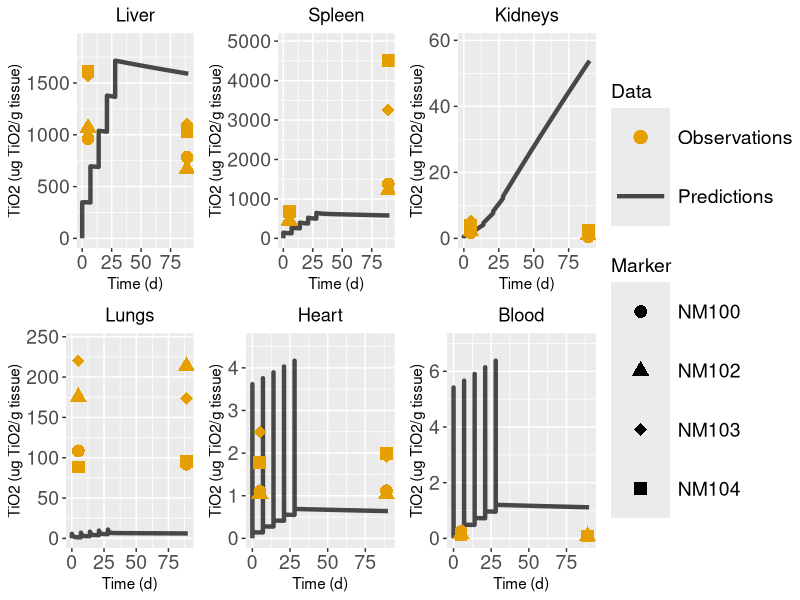

Here is the R script that generated this plot: (Note: this script raises an error after producing the figure.)
library(deSolve)
setwd("/Users/ptsir/Documents/GitHub/PBK_Grouping/TiO2/Validation")


#####################################
### Function to create Parameters ###
#####################################
create.params <- function(user_input){
  with( as.list(user_input),{
    ### Important!!! each compartment has a specific index vectors Tissue_fractions, Regional_flow_fractions, Capillary_fractions and cannot be changed
    # The index of each compartment:
    #Rest of Body (rob) --> 1
    #Heart (ht) --> 2
    #Kidneys (ki) --> 3
    #Brain (br) --> 4
    #Spleen (spl) --> 5
    #Lungs (lu) --> 6
    #Liver (li) --> 7
    #Uterus (ut) --> 8
    #Bone (bone) --> 9
    #Adipose (ad) --> 10
    #Skin (skin) --> 11
    #Muscles (mu) --> 12
    #Gastrointestinal track (GIT) --> 13
    
    
    comp_names <- list( "RoB"="RoB","Heart"="Heart", "Kidneys"="Kidneys", "Brain"= NA, "Spleen"="Spleen",
                        "Lungs"="Lungs", "Liver"="Liver", "Uterus"=NA, "Bone"="Bone", "Adipose"=NA, "Skin"=NA,
                        "Muscles"=NA, "GIT"="GIT") #used as input in function, compartments that are used in pbpk
    
    
    # List with names of all possible compartments
    all_comps <- list("RoB"="RoB","Heart"="Heart", "Kidneys"="Kidneys", "Brain"="Brain", "Spleen"="Spleen",
                      "Lungs"="Lungs", "Liver"="Liver", "Uterus"="Uterus", "Bone"="Bone", "Adipose"="Adipose", "Skin"="Skin", "Muscles"="Muscles",
                      "GIT"="GIT") # List with names of all possible compartments
    
    ### Density of tissues/organs
    d_tissue <- 1 #g/ml
    d_skeleton <- 1.92 #g/ml
    d_adipose <- 0.940 #g/ml
    
    Q_total <- (1.54*mass^0.75)*60 # Total Cardiac Output (ml/h)
    
    Total_Blood <- 0.06*mass+0.77 # Total blood volume (ml)
    
    fr_ad <- 0.0199*mass + 1.644 # w in g,  Brown et al.1997 p.420. This equation gives the  adipose % of body weight 
    
    
    # Physiological parameters units
    # V_blood, V_ven, V_art (ml): Volume of total blood, venous blood and arterial blood
    # w_i (g):                    mass of tissue or organ "i"
    # V_tis_i (ml):                volume of tissue or organ "i"
    # V_cap_i (ml):                volume of capillary blood in tissue "i"
    # Q_i, Q_total (ml/h):        regional blood flow of tissue or organ "i"
    
    fractions <- matrix(rep(NA, 4*13), ncol = 4)
    colnames(fractions) <- c("Tissue.weight.fraction.(%.of.BW)", "Regional.flow.fractions.(%.of.total.cardiac.output)",
                             "Capillary.fractions.(fraction.of.tissue.volume)", "Macrophage.fractions.(fraction.of.tissue.volume)" )
    fractions[,1] <- c(NA, 0.33, 0.730, 0.570, 0.200, 0.500, 3.660, 0.011, 10.000, NA, 19.030, 40.000, 2.700)
    fractions[,2] <- c(NA, 4.90, 14.10, 2.00, 1.22, 100.00, 17.40, 1.11, 12.20, 7.00, 5.80, 27.80, 14.00)
    fractions[,3] <- c(0.0400, 0.2600, 0.1600, 0.0300, 0.2200, 0.3600, 0.2100, 0.0770, 0.0400, 0.0055, 0.0200, 0.0143, 0.0500)
    fractions[,4] <- c(0.02, 0.02, 0.02, 0.04, 0.30, 0.04, 0.10, 0.02, 0.04, 0.04, 0.02, 0.02, NA)
    rownames(fractions) <- all_comps
    
    #Tissue weight fraction 
    Tissue_fractions <- fractions[,1]/100 # % of BW. Na values refers to the volume of the rest organs(RoB)
    Tissue_fractions[10] <- fr_ad/100
    #Regional blood flow fraction
    Regional_flow_fractions <- fractions[,2]/100 # % of total cardiac output
    #Capillary volume fractions (fractions of tissue volume)
    Capillary_fractions <- fractions[,3] # of tissue volume
    
    
    W_tis <- rep(0,length(comp_names))
    V_tis <- rep(0,length(comp_names))
    V_cap <- rep(0,length(comp_names))
    W_macro <- rep(0,length(comp_names))  #one more for blood compartment
    Q <- rep(0,length(comp_names))
    
    # The following values were calculated by dividing the %ID/ g tissue with the %ID w/o free 48 from Table 2 of Kreyling et al. (2017)
    # Thus, they represent the average mass, in grams, of the respective tissues in each time group.
    liver_expw <- mean(c(8.57, 8.92, 9.30, 8.61, 9.20))
    spleen_expw <- mean(c(0.93, 0.75, 0.97, 0.68, 0.71))
    kidneys_expw <- mean(c(2.27, 2.36, 2.44, 2.11, 2.26))
    lungs_expw <- mean(c(1.87, 1.60, 1.80, 1.48, 1.31))
    heart_expw <- mean(c(0.89, 1.00, 1.00, 1.00, 0.88))
    blood_expw <- mean(c(16.52, 17.45, 15.33, 18.50, 18.00))
    carcass_expw <- mean(c(206.00, 203.33, 184.00, 202.00, 203.75))
    skeleton_expw <- mean(c(26.15, 27.50, 25.56, 25.79, 25.26))
    soft_tissues <- mean(c(228.57, 253.85, 214.29, 225.93, 231.04))
    
    # ### Calculation of tissue weights  
    # W_tis[2] <- heart_expw
    # W_tis[3] <- kidneys_expw
    # W_tis[5] <- spleen_expw
    # W_tis[6] <- lungs_expw
    # W_tis[7] <- liver_expw
    # W_tis[9] <- skeleton_expw
    # W_tis[13] <- Tissue_fractions[13]*mass
    # 
    
    for (i in 1:length(comp_names)) {
      control <- comp_names[i]
      
      Regional_flow_fractions[i] <- ifelse(is.na(control), NA, Regional_flow_fractions[i])
      Capillary_fractions[i] <- ifelse(is.na(control), NA, Capillary_fractions[i])
      Tissue_fractions[i] <- ifelse(is.na(control), NA, Tissue_fractions[i])
      ###Calculation of tissue volumes
      W_tis[i] <- mass*Tissue_fractions[i]
      if (i==9){
        V_tis[i] <- W_tis[i]/d_skeleton
      } else if(i==10){
        V_tis[i] <- W_tis[i]/d_adipose
      } else{
        V_tis[i] <- W_tis[i]/d_tissue 
      }
      
      ###Calculation of capillary volumes
      V_cap[i] <- V_tis[i]*Capillary_fractions[i]
      
      ###Calculation of regional blood flows
      Q[i] <- Q_total*Regional_flow_fractions[i]
    }
    
    
    ### Calculations for "Soft tissue" compartment
    W_tis[1] <- mass - sum(W_tis[2:length(W_tis)], na.rm = TRUE)-Total_Blood
    V_tis[1] <- W_tis[1]/d_adipose     
    Q[1] <- Q_total - sum(Q[2:length(Q)],na.rm = TRUE) + Q[6]
    V_cap[1] <- V_tis[1]*Capillary_fractions[1] #Total_Blood - Vven - Vart - sum(V_cap[2:length(V_cap)], na.rm = TRUE)
    
    parameters <- matrix(c(W_tis[],V_tis[],V_cap[],Q[],W_macro[]), ncol = 5)
    colnames(parameters) <- c("W_tis", "V_tis", "V_cap", "Q", "W_macro")
    rownames(parameters) <- all_comps
    
    Vven=0.64*Total_Blood
    Vart=0.15*Total_Blood
    Wm_ven=0.01*Vven
    Wm_art=0.01*Vart
    
    return(list(
      "Q_total"=Q_total, "V_blood"=Total_Blood, "V_ven"=Vven, "V_art"=Vart,
      
      "w_rob"=parameters[1,1], "w_ht"=parameters[2,1], "w_ki"=parameters[3,1], "w_spl"=parameters[5,1], "w_lu"=parameters[6,1], "w_li"=parameters[7,1], "w_bone"=parameters[9,1], "w_git"=parameters[13,1],
      
      "V_tis_rob"=parameters[1,2], "V_tis_ht"=parameters[2,2], "V_tis_ki"=parameters[3,2], "V_tis_spl"=parameters[5,2], "V_tis_lu"=parameters[6,2], "V_tis_li"=parameters[7,2], "V_tis_bone"=parameters[9,2], "V_tis_git"=parameters[13,2], 
      
      "V_cap_rob"=parameters[1,3], "V_cap_ht"=parameters[2,3], "V_cap_ki"=parameters[3,3], "V_cap_spl"=parameters[5,3], "V_cap_lu"=parameters[6,3], "V_cap_li"=parameters[7,3], "V_cap_bone"=parameters[9,3], "V_cap_git"=parameters[13,3],
      
      "Q_rob"=parameters[1,4], "Q_ht"=parameters[2,4], "Q_ki"=parameters[3,4], "Q_spl"=parameters[5,4], "Q_lu"=parameters[6,4], "Q_li"=parameters[7,4], "Q_bone"=parameters[9,4], "Q_git"=parameters[13,4],
      "dose" = dose, "administration" = administration_time
      
    ))
  })
}


#===============================================
#2. Function to create initial values for ODEs 
#===============================================

create.inits <- function(parameters){
  with( as.list(parameters),{
    M_ht<-0; M_lu<-0; M_li<-0; M_spl<-0; M_ki<-0; M_git<-0; M_bone<-0; M_rob<-0;
    
    M_cap_ht<-0; M_cap_lu<-0; M_cap_li<-0; M_cap_spl<-0; M_cap_ki<-0; M_cap_git<-0; M_cap_bone<-0; M_cap_rob<-0;
    
    M_lumen <- 0;
    M_ven<-0; M_art<-0
    M_feces<-0; M_urine<-0 
    
    return(c("M_ht" = M_ht, "M_lu" = M_lu, 
             "M_li" = M_li, "M_spl" = M_spl, 
             "M_ki" = M_ki, "M_git" = M_git, 
             "M_bone" = M_bone,"M_rob"=M_rob,
             
             "M_cap_ht" = M_cap_ht, "M_cap_lu" = M_cap_lu, 
             "M_cap_li" = M_cap_li, "M_cap_spl" = M_cap_spl, 
             "M_cap_ki" = M_cap_ki, "M_cap_git" = M_cap_git, 
             "M_cap_bone" = M_cap_bone,"M_cap_rob"=M_cap_rob,
             
             "M_lumen" = M_lumen,
             "M_ven" = M_ven, "M_art" = M_art, "M_feces" = M_feces, "M_urine" = M_urine))
    
  })
}

#==============
#3.Function for creating events #
#==============
create.events<- function(parameters){
  with( as.list(parameters),{
    
    ldose <- length(dose)
    ltimes <- length(administration)
    
    addition <- dose
    if (ltimes == ldose){
      events <- list(data = rbind(data.frame(var = "M_ven",  time = administration, 
                                             value = addition, method = c("add")) ))
    }else{
      stop("The times when the drug is injected should be equal in number to the doses")
    }
    
    
    return(events)
  }) 
}

###################
# 4.Custom function 
###################

custom.func <- function(){
  return()
}


#==============
#5. ODEs System
#==============
ode.func <- function(time, Initial.values, Parameters, custom.func){
  with( as.list(c(Initial.values, Parameters)),{
    
    position <- c(1,2,3,4,3,1,5,1,6,7,6,8,7,6,9,10)
    fit_pars <-exp(c(-0.133735, 2.122784, 7.684528, 6.6723, 1.761389, -2.18345, 
                     -9.489032, -2.726946, -6.120888, -8.849567, -2.124971, -9.946329)) 
    
    P_ht <- fit_pars[position[1]]
    P_lu <- fit_pars[position[2]]
    P_li <- fit_pars[position[3]]
    P_spl <- fit_pars[position[4]]
    P_ki <- fit_pars[position[5]]
    P_git <- fit_pars[position[6]]
    P_bone <- fit_pars[position[7]]
    P_rob <- fit_pars[position[8]]
    
    x_ht <- fit_pars[position[9]]
    x_lu <- fit_pars[position[10]]
    x_li <- fit_pars[position[11]]
    x_spl <- fit_pars[position[12]]
    x_ki <- fit_pars[position[13]]
    x_git <- fit_pars[position[14]]
    x_bone <- fit_pars[position[15]]
    x_rob <- fit_pars[position[16]]
    
    CLE_f <- fit_pars[length(fit_pars)-1]
    CLE_h <- fit_pars[length(fit_pars)]
    CLE_u <- 0
    
    
    # Concentrations (micro grams of NPs)/(g tissue)
    C_ht <- M_ht/w_ht
    C_cap_ht <- M_cap_ht/V_cap_ht
    C_lu <- M_lu/w_lu
    C_cap_lu <- M_cap_lu/V_cap_lu
    C_li <- M_li/w_li
    C_cap_li <- M_cap_li/V_cap_li
    C_spl <- M_spl/w_spl
    C_cap_spl <- M_cap_spl/V_cap_spl
    C_ki <- M_ki/w_ki
    C_cap_ki <- M_cap_ki/V_cap_ki
    C_git <- M_git/w_git
    C_cap_git <- M_cap_git/V_cap_git
    C_bone <- M_bone/w_bone
    C_cap_bone <- M_cap_bone/V_cap_bone
    C_rob <- M_rob/w_rob
    C_cap_rob <- M_cap_rob/V_cap_rob
    
    C_ven <- M_ven/V_ven
    C_art <- M_art/V_art
    
    # Heart
    dM_cap_ht <- Q_ht*(C_art - C_cap_ht) - x_ht*Q_ht*(C_cap_ht - C_ht/P_ht)
    dM_ht <- x_ht*Q_ht*(C_cap_ht - C_ht/P_ht) 
    
    # Lungs
    dM_cap_lu <- Q_total*(C_ven - C_cap_lu) - x_lu*Q_total*(C_cap_lu - C_lu/P_lu)
    dM_lu <-  x_lu*Q_total*(C_cap_lu - C_lu/P_lu)
    
    # Liver 
    dM_cap_li <- Q_li*(C_art - C_cap_li) + Q_spl*(C_cap_spl - C_cap_li) + Q_git*(C_cap_git - C_cap_li) -
      x_li*(Q_li+Q_git+Q_spl)*(C_cap_li - C_li/P_li)
    dM_li <- x_li*(Q_li+Q_git+Q_spl)*(C_cap_li - C_li/P_li) - CLE_h*M_li
    
    # Spleen
    dM_cap_spl <- Q_spl*(C_art - C_cap_spl) - x_spl*Q_spl*(C_cap_spl - C_spl/P_spl)
    dM_spl <- x_spl*Q_spl*(C_cap_spl - C_spl/P_spl) 
    
    # Kidneys
    dM_cap_ki <- Q_ki*(C_art - C_cap_ki) - x_ki*Q_ki*(C_cap_ki - C_ki/P_ki)- CLE_u*M_cap_ki
    dM_ki <- x_ki*Q_ki*(C_cap_ki - C_ki/P_ki) 
    
    # GIT - Gastrointestinal Track
    dM_cap_git <- Q_git*(C_art - C_cap_git) - x_git*Q_git*(C_cap_git - C_git/P_git)
    dM_git <- x_git*Q_git*(C_cap_git - C_git/P_git) 
    dM_lumen <- CLE_h*M_li - CLE_f *M_lumen 
    
    # Bone
    dM_cap_bone <- Q_bone*(C_art - C_cap_bone) - x_bone*Q_bone*(C_cap_bone - C_bone/P_bone)
    dM_bone <- x_bone*Q_bone*(C_cap_bone - C_bone/P_bone) 
    
    
    # RoB - Rest of Body
    dM_cap_rob <- Q_rob*(C_art - C_cap_rob) - x_rob*Q_rob*(C_cap_rob - C_rob/P_rob)
    dM_rob <- x_rob*Q_rob*(C_cap_rob - C_rob/P_rob) 
    
    # Urine
    dM_urine <- CLE_u*M_cap_ki
    
    # Feces
    dM_feces <- CLE_f*M_lumen
    
    # Venous Blood
    dM_ven <- Q_ht*C_cap_ht + (Q_li + Q_spl+Q_git)*C_cap_li + Q_ki*C_cap_ki +
      Q_bone*C_cap_bone + Q_rob*C_cap_rob - Q_total*C_ven
    
    # Arterial Blood
    dM_art <-  Q_total*C_cap_lu - Q_total*C_art
    
    Blood_total <- M_ven + M_art + M_cap_ht + M_cap_lu +M_cap_li+M_cap_spl+
      M_cap_ki+ M_cap_git+M_cap_bone+M_cap_rob
    Blood <- Blood_total/(V_blood)
    
    C_git_total <- (M_git+M_lumen)/w_git
    
    list(c("dM_ht" = dM_ht, "dM_lu" = dM_lu, 
           "dM_li" = dM_li, "dM_spl" = dM_spl, 
           "dM_ki" = dM_ki, "dM_git" = dM_git, 
           "dM_bone" = dM_bone,"dM_rob"=dM_rob,
           
           "dM_cap_ht" = dM_cap_ht, "dM_cap_lu" = dM_cap_lu, 
           "dM_cap_li" = dM_cap_li, "dM_cap_spl" = dM_cap_spl, 
           "dM_cap_ki" = dM_cap_ki, "dM_cap_git" = dM_cap_git, 
           "dM_cap_bone" = dM_cap_bone,"dM_cap_rob"=dM_cap_rob,
           
           "dM_lumen" = dM_lumen,
           "dM_ven" = dM_ven, "dM_art" = dM_art, "dM_feces" = dM_feces, "dM_urine" = dM_urine),
         
         "Heart" = M_ht+M_cap_ht, "Lungs" = M_lu + M_cap_lu, "Liver" = M_li + M_cap_li,
         "Spleen" = M_spl + M_cap_spl, "Kidneys" = M_ki + M_cap_ki,
         "Git" = M_git+M_lumen + M_cap_git, "Bone" = M_bone + M_cap_bone,
         "RoB" = M_rob + M_cap_rob, "Blood" = M_ven + M_art,
         
         
         "C_Blood"=Blood,
         "C_Heart"=C_ht, "C_Lungs"=C_lu, "C_Liver"=C_li, "C_Spleen"=C_spl,
         "C_Kidneys"=C_ki, "C_Git"=C_git_total, "C_Bone"=C_bone, "C_RoB"=C_rob,
         "Feces"=M_feces, "Urine"=M_urine)
  })
}

##############################
### Load experimental data ###
##############################
Mr_Ti <- 47.867
Mr_TiO2 <- 47.867 + 32
# Load the mean values 
# The units of the values are ug Ti per g of tissue
NM100_single <- openxlsx::read.xlsx("Data/Garaets_data/Female_NM100.xlsx", sheet=1,  colNames = T, rowNames = F)
NM100_single[,-1] <- NM100_single[,-1] * Mr_TiO2/Mr_Ti
NM100_repeated <- openxlsx::read.xlsx("Data/Garaets_data/Female_NM100.xlsx", sheet=2,  colNames = T, rowNames = F)
NM100_repeated[,-1] <- NM100_repeated[,-1] * Mr_TiO2/Mr_Ti

NM102_single <- openxlsx::read.xlsx("Data/Garaets_data/Female_NM102.xlsx", sheet=1,  colNames = T, rowNames = F)
NM102_single[,-1] <- NM102_single[,-1] * Mr_TiO2/Mr_Ti
NM102_repeated <- openxlsx::read.xlsx("Data/Garaets_data/Female_NM102.xlsx", sheet=2,  colNames = T, rowNames = F)
NM102_repeated[,-1] <- NM102_repeated[,-1] * Mr_TiO2/Mr_Ti

NM103_single <- openxlsx::read.xlsx("Data/Garaets_data/Female_NM103.xlsx", sheet=1,  colNames = T, rowNames = F)
NM103_single[,-1] <- NM103_single[,-1] * Mr_TiO2/Mr_Ti
NM103_repeated <- openxlsx::read.xlsx("Data/Garaets_data/Female_NM103.xlsx", sheet=2,  colNames = T, rowNames = F)
NM103_repeated[,-1] <- NM103_repeated[,-1] * Mr_TiO2/Mr_Ti

NM104_single <- openxlsx::read.xlsx("Data/Garaets_data/Female_NM104.xlsx", sheet=1,  colNames = T, rowNames = F)
NM104_single[,-1] <- NM104_single[,-1] * Mr_TiO2/Mr_Ti
NM104_repeated <- openxlsx::read.xlsx("Data/Garaets_data/Female_NM104.xlsx", sheet=2,  colNames = T, rowNames = F)
NM104_repeated[,-1] <- NM104_repeated[,-1] * Mr_TiO2/Mr_Ti

data_list <- list("NM100_single"=NM100_single, "NM100_repeated"=NM100_repeated,
                   "NM102_single"=NM102_single, "NM102_repeated"=NM102_repeated,
                   "NM103_single"=NM103_single, "NM103_repeated"=NM103_repeated,
                   "NM104_single"=NM104_single, "NM104_repeated"=NM104_repeated)



Body_mass <- 174 # g
Dose_per_rat <- 2.3*1000 #ug/rat

####################
### User's INPUT ###
####################
mass <- Body_mass # g  

# Single dose experiments
dose <- Dose_per_rat # ug TiO2
administration_time = 0
user_input <-list("dose" = dose, "mass" = mass, "administration_time" = administration_time)
params<-create.params(user_input)
inits <- create.inits(params)
events_single <- create.events(params)
sample_time_single <- seq(0, 90*24, 0.5)

solution_single <- data.frame(ode(times = sample_time_single,  func = ode.func, y = inits, parms = params, 
                           custom.func = custom.func, method="lsodes",  events = events_single))
predictions_single <- solution_single[,c('time', 'C_Liver', 'C_Spleen', 'C_Kidneys', "C_Lungs", "C_Heart", "C_Blood")]
names(predictions_single)[2:7] <- c("Liver", "Spleen", "Kidneys", "Lungs", "Heart", "Blood")

# Repeated dose experiment
dose <- rep(Dose_per_rat, 5) # ug TiO2
administration_time = seq(0,4)*7*24
user_input <-list("dose" = dose, "mass" = mass, "administration_time" = administration_time)
params<-create.params(user_input)
inits <- create.inits(params)
events_repeated <- create.events(params)
sample_time_repeated <- seq(0, 90*24, 0.5)

solution_repeated <- data.frame(ode(times = sample_time_repeated,  func = ode.func, y = inits, parms = params, 
                           custom.func = custom.func, method="lsodes",  events = events_repeated))

predictions_repeated <- solution_repeated[,c('time', 'C_Liver', 'C_Spleen', 'C_Kidneys', "C_Lungs", "C_Heart", "C_Blood")]
names(predictions_repeated)[2:7] <- c("Liver", "Spleen", "Kidneys", "Lungs", "Heart", "Blood")

predictions_list <- list("predictions_single"=predictions_single,
                         "predictions_repeated"=predictions_repeated)

library(ggplot2)

# Defining the linetype and colour of each curve
cls <-  c("Predictions" = "#000000", "Observations" = "#E69F00")
shapes <- c("NM100" = 16, "NM102" = 17, "NM103" = 18, "NM104"=15)  # You can choose different shapes for each layer

create.plots <- function(exp_data_list, predictions, compartment, y_max =NULL){  
  if(is.null(y_max)){
    y_max = max(c(max(exp_data_list[[1]][compartment]),
                  max(exp_data_list[[2]][compartment]),
                  max(exp_data_list[[3]][compartment]), 
                  max(exp_data_list[[4]][compartment]), 
                  max(predictions[compartment])))
  }
  
  test_plot = ggplot()+
    geom_line(data=predictions, aes(x= time/24, y= !!as.name(compartment), color = "Predictions"), size=1.5,alpha = 0.7) +
    geom_point(data=exp_data_list[[1]], aes(x=Time, y= !!as.name(compartment), color='Observations', shape = 'NM100'), size=4)+
    geom_point(data=exp_data_list[[2]], aes(x=Time, y= !!as.name(compartment), color='Observations', shape = 'NM102'), size=4)+
    geom_point(data=exp_data_list[[3]], aes(x=Time, y= !!as.name(compartment), color='Observations', shape = 'NM103'), size=4)+
    geom_point(data=exp_data_list[[4]], aes(x=Time, y= !!as.name(compartment), color='Observations', shape = 'NM104'), size=4)+
    #scale_y_continuous(trans='log10')+
    ylim(0, 1.1*y_max)+
    labs(title = compartment, 
         y = "TiO2 (ug TiO2/g tissue)",
         x = "Time (d)")+
    theme(plot.title = element_text(hjust = 0.5))+
    scale_color_manual("Data", values=cls)+
    scale_shape_manual("Marker", values = shapes) +
    theme(legend.key.size = unit(1.5, 'cm'),  
          legend.title = element_text(size=14),
          legend.text = element_text(size=14),
          axis.text = element_text(size = 14))
  
  #print(test_plot)
  
}

# Plots for Single dose
plot_compartment <- c("Liver", "Spleen", "Kidneys", "Lungs", "Heart", "Blood")
single_dose_data <- data_list[c(1,3,5,7)]
p1 <-  create.plots(single_dose_data, predictions_list$predictions_single, plot_compartment[1])
p2 <-  create.plots(single_dose_data, predictions_list$predictions_single, plot_compartment[2])
p3 <-  create.plots(single_dose_data, predictions_list$predictions_single, plot_compartment[3])
p4 <-  create.plots(single_dose_data, predictions_list$predictions_single, plot_compartment[4])
p5 <-  create.plots(single_dose_data, predictions_list$predictions_single, plot_compartment[5], y_max=1)
p6 <-  create.plots(single_dose_data, predictions_list$predictions_single, plot_compartment[6], y_max=0.5)

single_dose_plot <- ggpubr::ggarrange(p1, p2, p3, p4, p5, p6, 
                                      ncol=3, nrow=2, 
                                      common.legend = TRUE, legend="right")

# Plots for Repeated dose
plot_compartment <- c("Liver", "Spleen", "Kidneys", "Lungs", "Heart", "Blood")
repeated_dose_data <- data_list[c(2,4,6,8)]
p7 <-  create.plots(repeated_dose_data, predictions_list$predictions_repeated, plot_compartment[1])
p8 <-  create.plots(repeated_dose_data, predictions_list$predictions_repeated, plot_compartment[2])
p9 <-  create.plots(repeated_dose_data, predictions_list$predictions_repeated, plot_compartment[3])
p10 <-  create.plots(repeated_dose_data, predictions_list$predictions_repeated, plot_compartment[4])
p11 <-  create.plots(repeated_dose_data, predictions_list$predictions_repeated, plot_compartment[5])
p12 <-  create.plots(repeated_dose_data, predictions_list$predictions_repeated, plot_compartment[6])

repeated_dose_plot <- ggpubr::ggarrange(p7, p8, p9, p10, p11, p12, 
                                      ncol=3, nrow=2, 
                                      common.legend = TRUE, legend="right")
print(repeated_dose_plot)


# Keep the data for the x-y plot
results_df <- data.frame(matrix(NA, ncol = 9))
colnames(results_df) <- c("Study", "NM Type", "Anatase %", "Rutile %", "Dose", "Injections", "Tissue", "Observed", "Predicted")
Study_name <- c("Garaets et al. (2014)")
# loop over tissues

for (i in 1:length(single_dose_data)) {
  mean_values <- single_dose_data[[i]]
  mean_values[,1] <- mean_values[,1]*24 
  predictions <- predictions_single
  NM_type <- c("NM-100", "NM-102", "NM-103", "NM-104")
  NM_sizes <- c(210, 10, 20, 20, 20)
  anatase <- c(100,100,100,0,0)
  rutile <- 100 - anatase
  for (j in 2:dim(mean_values)[2]) {
    
    added_data <- cbind.data.frame(Study_name , NM_sizes[i], anatase[i], rutile[i], Dose_per_rat, 1 , colnames(mean_values)[j] ,mean_values[,j], predictions[which(predictions$time %in% mean_values$Time), 
                                                                                                       colnames(mean_values)[j]])
    colnames(added_data) <- c("Study", "NM Type", "Anatase %", "Rutile %", "Dose", "Injections", "Tissue", "Observed", "Predicted")
    
    results_df <- rbind(results_df, added_data)
    
  }
}

# Add the data about the repeated dose experiment
for (i in 1:length(repeated_dose_data)) {
  mean_values <- repeated_dose_data[[i]]
  mean_values[,1] <- mean_values[,1]*24 
  predictions <- predictions_repeated
  NM_type <- c("NM-100", "NM-102", "NM-103", "NM-104")
  NM_sizes <- c(210, 10, 20, 20, 20)
  anatase <- c(100,100,100,0,0)  
  for (j in 2:dim(mean_values)[2]) {
    
    added_data <- cbind.data.frame(Study_name , NM_sizes[i], anatase[i], rutile[i], Dose_per_rat*5, 5 , colnames(mean_values)[j] ,mean_values[,j], predictions[which(predictions$time %in% mean_values$Time), 
                                                                                                                                     colnames(mean_values)[j]])
    colnames(added_data) <- c("Study", "NM Type", "Anatase %", "Rutile %", "Dose", "Injections", "Tissue", "Observed", "Predicted")
    
    results_df <- rbind(results_df, added_data)
    
  }
}

results_df <- results_df[-1,]

write.csv(results_df,
          "/Users/ptsir/Documents/GitHub/PBK_Grouping/TiO2/Validation/Validation_results/Garaets_results.csv",
          row.names =F)
